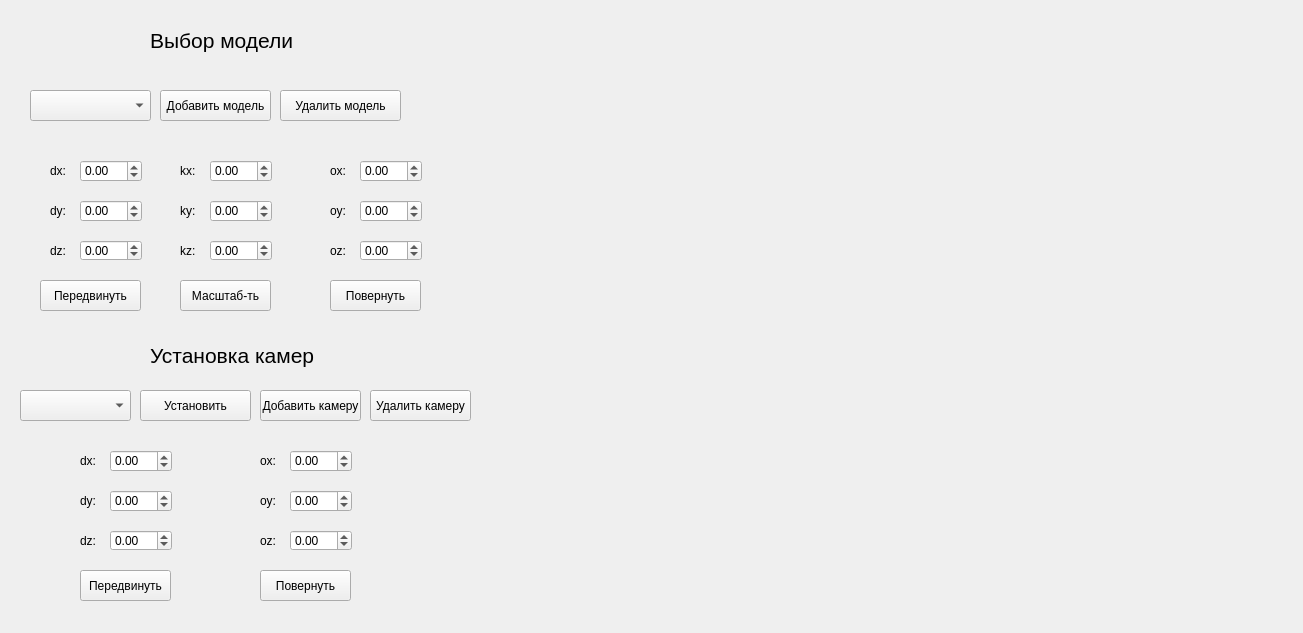
<?xml version="1.0" encoding="UTF-8"?>
<ui version="4.0">
 <class>MainWindow</class>
 <widget class="QMainWindow" name="MainWindow">
  <property name="geometry">
   <rect>
    <x>0</x>
    <y>0</y>
    <width>1303</width>
    <height>633</height>
   </rect>
  </property>
  <property name="windowTitle">
   <string>MainWindow</string>
  </property>
  <widget class="QWidget" name="centralwidget">
   <widget class="QPushButton" name="pushButton_addCamera">
    <property name="geometry">
     <rect>
      <x>260</x>
      <y>390</y>
      <width>101</width>
      <height>31</height>
     </rect>
    </property>
    <property name="text">
     <string>Добавить камеру</string>
    </property>
   </widget>
   <widget class="QComboBox" name="comboBoxModel">
    <property name="geometry">
     <rect>
      <x>30</x>
      <y>90</y>
      <width>121</width>
      <height>31</height>
     </rect>
    </property>
   </widget>
   <widget class="QPushButton" name="pushButton_addModel">
    <property name="geometry">
     <rect>
      <x>160</x>
      <y>90</y>
      <width>111</width>
      <height>31</height>
     </rect>
    </property>
    <property name="text">
     <string>Добавить модель</string>
    </property>
   </widget>
   <widget class="QComboBox" name="comboBoxCamera">
    <property name="geometry">
     <rect>
      <x>20</x>
      <y>390</y>
      <width>111</width>
      <height>31</height>
     </rect>
    </property>
   </widget>
   <widget class="QLabel" name="label">
    <property name="geometry">
     <rect>
      <x>150</x>
      <y>10</y>
      <width>211</width>
      <height>61</height>
     </rect>
    </property>
    <property name="font">
     <font>
      <pointsize>16</pointsize>
     </font>
    </property>
    <property name="text">
     <string>Выбор модели</string>
    </property>
   </widget>
   <widget class="QPushButton" name="pushButton_removeModel">
    <property name="geometry">
     <rect>
      <x>280</x>
      <y>90</y>
      <width>121</width>
      <height>31</height>
     </rect>
    </property>
    <property name="text">
     <string>Удалить модель</string>
    </property>
   </widget>
   <widget class="QLabel" name="label_2">
    <property name="geometry">
     <rect>
      <x>150</x>
      <y>340</y>
      <width>221</width>
      <height>31</height>
     </rect>
    </property>
    <property name="font">
     <font>
      <pointsize>16</pointsize>
     </font>
    </property>
    <property name="text">
     <string>Установка камер</string>
    </property>
   </widget>
   <widget class="QPushButton" name="pushButton_removeCamera">
    <property name="geometry">
     <rect>
      <x>370</x>
      <y>390</y>
      <width>101</width>
      <height>31</height>
     </rect>
    </property>
    <property name="text">
     <string>Удалить камеру</string>
    </property>
   </widget>
   <widget class="QPushButton" name="pushButton_setCamera">
    <property name="geometry">
     <rect>
      <x>140</x>
      <y>390</y>
      <width>111</width>
      <height>31</height>
     </rect>
    </property>
    <property name="text">
     <string>Установить</string>
    </property>
   </widget>
   <widget class="QLabel" name="label_3">
    <property name="geometry">
     <rect>
      <x>50</x>
      <y>160</y>
      <width>21</width>
      <height>21</height>
     </rect>
    </property>
    <property name="text">
     <string>dx:</string>
    </property>
   </widget>
   <widget class="QLabel" name="label_4">
    <property name="geometry">
     <rect>
      <x>50</x>
      <y>200</y>
      <width>21</width>
      <height>21</height>
     </rect>
    </property>
    <property name="text">
     <string>dy:</string>
    </property>
   </widget>
   <widget class="QLabel" name="label_5">
    <property name="geometry">
     <rect>
      <x>50</x>
      <y>240</y>
      <width>21</width>
      <height>21</height>
     </rect>
    </property>
    <property name="text">
     <string>dz:</string>
    </property>
   </widget>
   <widget class="QPushButton" name="pushButton_moveModel">
    <property name="geometry">
     <rect>
      <x>40</x>
      <y>280</y>
      <width>101</width>
      <height>31</height>
     </rect>
    </property>
    <property name="text">
     <string>Передвинуть</string>
    </property>
   </widget>
   <widget class="QDoubleSpinBox" name="doubleSpinBoxDx">
    <property name="geometry">
     <rect>
      <x>80</x>
      <y>160</y>
      <width>62</width>
      <height>22</height>
     </rect>
    </property>
    <property name="minimum">
     <double>-500.000000000000000</double>
    </property>
    <property name="maximum">
     <double>500.000000000000000</double>
    </property>
   </widget>
   <widget class="QDoubleSpinBox" name="doubleSpinBoxDy">
    <property name="geometry">
     <rect>
      <x>80</x>
      <y>200</y>
      <width>62</width>
      <height>22</height>
     </rect>
    </property>
    <property name="minimum">
     <double>-500.000000000000000</double>
    </property>
    <property name="maximum">
     <double>500.000000000000000</double>
    </property>
   </widget>
   <widget class="QDoubleSpinBox" name="doubleSpinBoxDz">
    <property name="geometry">
     <rect>
      <x>80</x>
      <y>240</y>
      <width>62</width>
      <height>21</height>
     </rect>
    </property>
    <property name="minimum">
     <double>-500.000000000000000</double>
    </property>
    <property name="maximum">
     <double>500.000000000000000</double>
    </property>
   </widget>
   <widget class="QLabel" name="label_7">
    <property name="geometry">
     <rect>
      <x>180</x>
      <y>240</y>
      <width>21</width>
      <height>21</height>
     </rect>
    </property>
    <property name="text">
     <string>kz:</string>
    </property>
   </widget>
   <widget class="QDoubleSpinBox" name="doubleSpinBoxKy">
    <property name="geometry">
     <rect>
      <x>210</x>
      <y>200</y>
      <width>62</width>
      <height>22</height>
     </rect>
    </property>
    <property name="minimum">
     <double>-500.000000000000000</double>
    </property>
    <property name="maximum">
     <double>500.000000000000000</double>
    </property>
   </widget>
   <widget class="QDoubleSpinBox" name="doubleSpinBoxKz">
    <property name="geometry">
     <rect>
      <x>210</x>
      <y>240</y>
      <width>62</width>
      <height>21</height>
     </rect>
    </property>
    <property name="minimum">
     <double>-500.000000000000000</double>
    </property>
    <property name="maximum">
     <double>500.000000000000000</double>
    </property>
   </widget>
   <widget class="QLabel" name="label_8">
    <property name="geometry">
     <rect>
      <x>180</x>
      <y>200</y>
      <width>21</width>
      <height>21</height>
     </rect>
    </property>
    <property name="text">
     <string>ky:</string>
    </property>
   </widget>
   <widget class="QLabel" name="label_9">
    <property name="geometry">
     <rect>
      <x>180</x>
      <y>160</y>
      <width>21</width>
      <height>21</height>
     </rect>
    </property>
    <property name="text">
     <string>kx:</string>
    </property>
   </widget>
   <widget class="QPushButton" name="pushButton_scaleModel">
    <property name="geometry">
     <rect>
      <x>180</x>
      <y>280</y>
      <width>91</width>
      <height>31</height>
     </rect>
    </property>
    <property name="text">
     <string>Масштаб-ть</string>
    </property>
   </widget>
   <widget class="QDoubleSpinBox" name="doubleSpinBoxKx">
    <property name="geometry">
     <rect>
      <x>210</x>
      <y>160</y>
      <width>62</width>
      <height>22</height>
     </rect>
    </property>
    <property name="minimum">
     <double>-500.000000000000000</double>
    </property>
    <property name="maximum">
     <double>500.000000000000000</double>
    </property>
   </widget>
   <widget class="QPushButton" name="pushButton_rotateModel">
    <property name="geometry">
     <rect>
      <x>330</x>
      <y>280</y>
      <width>91</width>
      <height>31</height>
     </rect>
    </property>
    <property name="text">
     <string>Повернуть</string>
    </property>
   </widget>
   <widget class="QDoubleSpinBox" name="doubleSpinBoxOz">
    <property name="geometry">
     <rect>
      <x>360</x>
      <y>240</y>
      <width>62</width>
      <height>21</height>
     </rect>
    </property>
    <property name="minimum">
     <double>-500.000000000000000</double>
    </property>
    <property name="maximum">
     <double>500.000000000000000</double>
    </property>
   </widget>
   <widget class="QDoubleSpinBox" name="doubleSpinBoxOy">
    <property name="geometry">
     <rect>
      <x>360</x>
      <y>200</y>
      <width>62</width>
      <height>22</height>
     </rect>
    </property>
    <property name="minimum">
     <double>-500.000000000000000</double>
    </property>
    <property name="maximum">
     <double>500.000000000000000</double>
    </property>
   </widget>
   <widget class="QLabel" name="label_10">
    <property name="geometry">
     <rect>
      <x>330</x>
      <y>160</y>
      <width>21</width>
      <height>21</height>
     </rect>
    </property>
    <property name="text">
     <string>ox:</string>
    </property>
   </widget>
   <widget class="QLabel" name="label_11">
    <property name="geometry">
     <rect>
      <x>330</x>
      <y>200</y>
      <width>21</width>
      <height>21</height>
     </rect>
    </property>
    <property name="text">
     <string>oy:</string>
    </property>
   </widget>
   <widget class="QLabel" name="label_12">
    <property name="geometry">
     <rect>
      <x>330</x>
      <y>240</y>
      <width>21</width>
      <height>21</height>
     </rect>
    </property>
    <property name="text">
     <string>oz:</string>
    </property>
   </widget>
   <widget class="QDoubleSpinBox" name="doubleSpinBoxOx">
    <property name="geometry">
     <rect>
      <x>360</x>
      <y>160</y>
      <width>62</width>
      <height>22</height>
     </rect>
    </property>
    <property name="minimum">
     <double>-500.000000000000000</double>
    </property>
    <property name="maximum">
     <double>500.000000000000000</double>
    </property>
   </widget>
   <widget class="QLabel" name="label_6">
    <property name="geometry">
     <rect>
      <x>80</x>
      <y>490</y>
      <width>21</width>
      <height>21</height>
     </rect>
    </property>
    <property name="text">
     <string>dy:</string>
    </property>
   </widget>
   <widget class="QPushButton" name="pushButton_moveCamera">
    <property name="geometry">
     <rect>
      <x>80</x>
      <y>570</y>
      <width>91</width>
      <height>31</height>
     </rect>
    </property>
    <property name="text">
     <string>Передвинуть</string>
    </property>
   </widget>
   <widget class="QLabel" name="label_13">
    <property name="geometry">
     <rect>
      <x>80</x>
      <y>450</y>
      <width>21</width>
      <height>21</height>
     </rect>
    </property>
    <property name="text">
     <string>dx:</string>
    </property>
   </widget>
   <widget class="QDoubleSpinBox" name="doubleSpinBoxDx_c">
    <property name="geometry">
     <rect>
      <x>110</x>
      <y>450</y>
      <width>62</width>
      <height>22</height>
     </rect>
    </property>
    <property name="minimum">
     <double>-500.000000000000000</double>
    </property>
    <property name="maximum">
     <double>500.000000000000000</double>
    </property>
   </widget>
   <widget class="QDoubleSpinBox" name="doubleSpinBoxDz_c">
    <property name="geometry">
     <rect>
      <x>110</x>
      <y>530</y>
      <width>62</width>
      <height>21</height>
     </rect>
    </property>
    <property name="minimum">
     <double>-500.000000000000000</double>
    </property>
    <property name="maximum">
     <double>500.000000000000000</double>
    </property>
   </widget>
   <widget class="QLabel" name="label_14">
    <property name="geometry">
     <rect>
      <x>80</x>
      <y>530</y>
      <width>21</width>
      <height>21</height>
     </rect>
    </property>
    <property name="text">
     <string>dz:</string>
    </property>
   </widget>
   <widget class="QDoubleSpinBox" name="doubleSpinBoxDy_c">
    <property name="geometry">
     <rect>
      <x>110</x>
      <y>490</y>
      <width>62</width>
      <height>22</height>
     </rect>
    </property>
    <property name="minimum">
     <double>-500.000000000000000</double>
    </property>
    <property name="maximum">
     <double>500.000000000000000</double>
    </property>
   </widget>
   <widget class="QLabel" name="label_15">
    <property name="geometry">
     <rect>
      <x>260</x>
      <y>490</y>
      <width>21</width>
      <height>21</height>
     </rect>
    </property>
    <property name="text">
     <string>oy:</string>
    </property>
   </widget>
   <widget class="QLabel" name="label_16">
    <property name="geometry">
     <rect>
      <x>260</x>
      <y>450</y>
      <width>21</width>
      <height>21</height>
     </rect>
    </property>
    <property name="text">
     <string>ox:</string>
    </property>
   </widget>
   <widget class="QPushButton" name="pushButton_rotateCamera">
    <property name="geometry">
     <rect>
      <x>260</x>
      <y>570</y>
      <width>91</width>
      <height>31</height>
     </rect>
    </property>
    <property name="text">
     <string>Повернуть</string>
    </property>
   </widget>
   <widget class="QDoubleSpinBox" name="doubleSpinBoxOy_c">
    <property name="geometry">
     <rect>
      <x>290</x>
      <y>490</y>
      <width>62</width>
      <height>22</height>
     </rect>
    </property>
    <property name="minimum">
     <double>-500.000000000000000</double>
    </property>
    <property name="maximum">
     <double>500.000000000000000</double>
    </property>
   </widget>
   <widget class="QDoubleSpinBox" name="doubleSpinBoxOz_c">
    <property name="geometry">
     <rect>
      <x>290</x>
      <y>530</y>
      <width>62</width>
      <height>21</height>
     </rect>
    </property>
    <property name="minimum">
     <double>-500.000000000000000</double>
    </property>
    <property name="maximum">
     <double>500.000000000000000</double>
    </property>
   </widget>
   <widget class="QLabel" name="label_17">
    <property name="geometry">
     <rect>
      <x>260</x>
      <y>530</y>
      <width>21</width>
      <height>21</height>
     </rect>
    </property>
    <property name="text">
     <string>oz:</string>
    </property>
   </widget>
   <widget class="QDoubleSpinBox" name="doubleSpinBoxOx_c">
    <property name="geometry">
     <rect>
      <x>290</x>
      <y>450</y>
      <width>62</width>
      <height>22</height>
     </rect>
    </property>
    <property name="minimum">
     <double>-500.000000000000000</double>
    </property>
    <property name="maximum">
     <double>500.000000000000000</double>
    </property>
   </widget>
   <widget class="DrawLabel" name="drawLabel">
    <property name="geometry">
     <rect>
      <x>580</x>
      <y>0</y>
      <width>711</width>
      <height>621</height>
     </rect>
    </property>
    <property name="text">
     <string/>
    </property>
   </widget>
  </widget>
 </widget>
 <customwidgets>
  <customwidget>
   <class>DrawLabel</class>
   <extends>QLabel</extends>
   <header>drawlabel.h</header>
  </customwidget>
 </customwidgets>
 <resources/>
 <connections/>
</ui>
